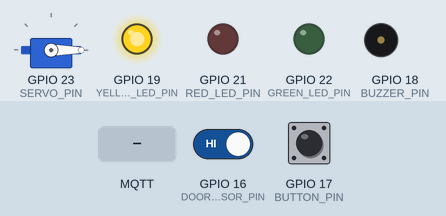
Simulated run of this sketch. Board: ESP32. Parts: servo, output pins drawn as LEDs (lit = HIGH), buzzer (waves = sounding, pin HIGH). Inputs (shaded band) come from the test bench; at power-on: GPIO 16 (DOOR_SENSOR_PIN) HIGH, GPIO 17 (BUTTON_PIN) HIGH. WiFi joins after 1.5 s; servers stay silent unless stated; no MQTT or app messages arrive unless stated.

Above: at 2.8 s.
2.9 s: MQTT message "unlock" arrives on the first subscribed topic
At 2.96 s:
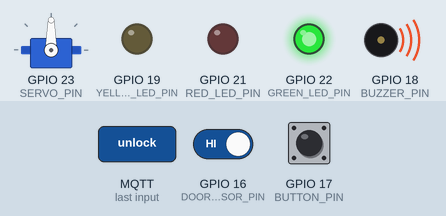
At 4.1 s:
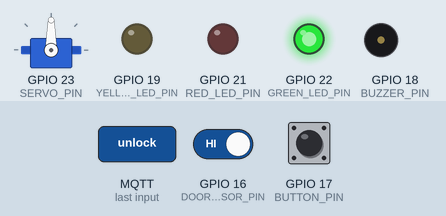
5.9 s: MQTT message "deny" arrives on the first subscribed topic
At 9.3 s:
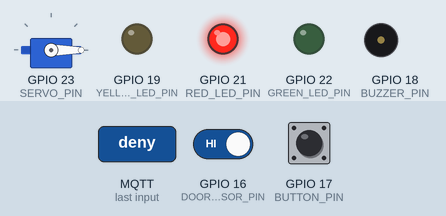
Timing chart, 0 to 11.1 s (numbered marks = the images above; inputs shaded):
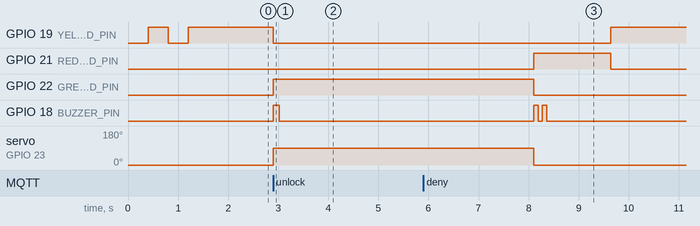

The sketch:

accesshub_edge.ino
```cpp
#include <WiFi.h>
#include <PubSubClient.h>
#include <ESP32Servo.h>

const char* WIFI_SSID = "YOUR_WIFI_NAME";
const char* WIFI_PASSWORD = "YOUR_WIFI_PASSWORD";
const char* MQTT_SERVER = "broker.hivemq.com";
const int MQTT_PORT = 1883;

const char* DEVICE_ID = "door1";
const char* COMMAND_TOPIC = "accesshub/device/door1/command";
const char* STATUS_TOPIC = "accesshub/device/door1/status";
const char* EVENT_TOPIC = "accesshub/device/door1/event";

const int SERVO_PIN = 23;
const int GREEN_LED_PIN = 22;
const int RED_LED_PIN = 21;
const int YELLOW_LED_PIN = 19;
const int BUZZER_PIN = 18;
const int BUTTON_PIN = 17;
const int DOOR_SENSOR_PIN = 16;

WiFiClient espClient;
PubSubClient mqttClient(espClient);
Servo lockServo;

unsigned long lastHeartbeat = 0;
unsigned long lastBlink = 0;
bool yellowBlinkState = false;
int lastDoorState = HIGH;

void setIdleState() {
  digitalWrite(GREEN_LED_PIN, LOW);
  digitalWrite(RED_LED_PIN, LOW);
  digitalWrite(YELLOW_LED_PIN, HIGH);
}

void beep(int count, int durationMs, int gapMs) {
  for (int i = 0; i < count; i++) {
    digitalWrite(BUZZER_PIN, HIGH);
    delay(durationMs);
    digitalWrite(BUZZER_PIN, LOW);
    delay(gapMs);
  }
}

void publishStatus(const char* status) {
  String payload = String("{\"deviceId\":\"") + DEVICE_ID +
                   "\",\"status\":\"" + status +
                   "\",\"timestamp\":" + millis() + "}";
  mqttClient.publish(STATUS_TOPIC, payload.c_str(), true);
}

void publishEvent(const char* eventType, const char* details = "") {
  String payload = String("{\"deviceId\":\"") + DEVICE_ID +
                   "\",\"event\":\"" + eventType +
                   "\",\"details\":\"" + details +
                   "\",\"timestamp\":" + millis() + "}";
  mqttClient.publish(EVENT_TOPIC, payload.c_str());
}

void unlockForSeconds(int durationSeconds) {
  digitalWrite(YELLOW_LED_PIN, LOW);
  digitalWrite(RED_LED_PIN, LOW);
  digitalWrite(GREEN_LED_PIN, HIGH);

  publishStatus("unlocking");
  publishEvent("unlock_started");

  lockServo.write(90);
  beep(1, 120, 80);
  delay(durationSeconds * 1000);

  lockServo.write(0);
  publishEvent("unlock_completed");
  publishStatus("locked");
  setIdleState();
}

void denyAccess() {
  digitalWrite(GREEN_LED_PIN, LOW);
  digitalWrite(YELLOW_LED_PIN, LOW);
  digitalWrite(RED_LED_PIN, HIGH);
  beep(2, 90, 80);
  publishEvent("access_denied");
  delay(1200);
  setIdleState();
}

void handleCommand(char* topic, byte* payload, unsigned int length) {
  String message;
  for (unsigned int i = 0; i < length; i++) {
    message += (char)payload[i];
  }

  if (message.indexOf("unlock") >= 0) {
    unlockForSeconds(5);
  } else if (message.indexOf("deny") >= 0) {
    denyAccess();
  }
}

void connectWiFi() {
  WiFi.begin(WIFI_SSID, WIFI_PASSWORD);
  while (WiFi.status() != WL_CONNECTED) {
    digitalWrite(YELLOW_LED_PIN, yellowBlinkState ? HIGH : LOW);
    yellowBlinkState = !yellowBlinkState;
    delay(400);
  }
}

void connectMQTT() {
  while (!mqttClient.connected()) {
    String clientId = String("accesshub-") + DEVICE_ID;
    if (mqttClient.connect(clientId.c_str())) {
      mqttClient.subscribe(COMMAND_TOPIC);
      publishStatus("online");
      setIdleState();
    } else {
      delay(1000);
    }
  }
}

void setup() {
  Serial.begin(115200);

  pinMode(GREEN_LED_PIN, OUTPUT);
  pinMode(RED_LED_PIN, OUTPUT);
  pinMode(YELLOW_LED_PIN, OUTPUT);
  pinMode(BUZZER_PIN, OUTPUT);
  pinMode(BUTTON_PIN, INPUT_PULLUP);
  pinMode(DOOR_SENSOR_PIN, INPUT_PULLUP);

  lockServo.attach(SERVO_PIN);
  lockServo.write(0);
  setIdleState();

  connectWiFi();
  mqttClient.setServer(MQTT_SERVER, MQTT_PORT);
  mqttClient.setCallback(handleCommand);
  connectMQTT();
}

void loop() {
  if (WiFi.status() != WL_CONNECTED) {
    connectWiFi();
  }

  if (!mqttClient.connected()) {
    connectMQTT();
  }

  mqttClient.loop();

  if (millis() - lastHeartbeat > 15000) {
    publishStatus("online");
    lastHeartbeat = millis();
  }

  if (digitalRead(BUTTON_PIN) == LOW) {
    publishEvent("button_pressed");
    delay(250);
  }

  int currentDoorState = digitalRead(DOOR_SENSOR_PIN);
  if (currentDoorState != lastDoorState) {
    if (currentDoorState == LOW) {
      publishEvent("door_opened");
    } else {
      publishEvent("door_closed");
    }
    lastDoorState = currentDoorState;
    delay(100);
  }
}
```

Measured:
- after the input at 2.9 s, GPIO 19 (YELLOW_LED_PIN): HIGH → LOW at once; GPIO 22 (GREEN_LED_PIN): LOW → HIGH at once; GPIO 18 (BUZZER_PIN): LOW → HIGH at once, → LOW 0.12 s later; servo on GPIO 23 (SERVO_PIN): 0° → 90° at once
- after the input at 5.9 s, GPIO 19 (YELLOW_LED_PIN): LOW → HIGH after 3.7 s instead of 2.2 s; GPIO 21 (RED_LED_PIN): LOW → HIGH after 2.2 s, → LOW 1.5 s later; GPIO 18 (BUZZER_PIN): alternates HIGH for 0.09 s and LOW for 0.08 s, 4 changes in all, then stays LOW, starting after 2.2 s
